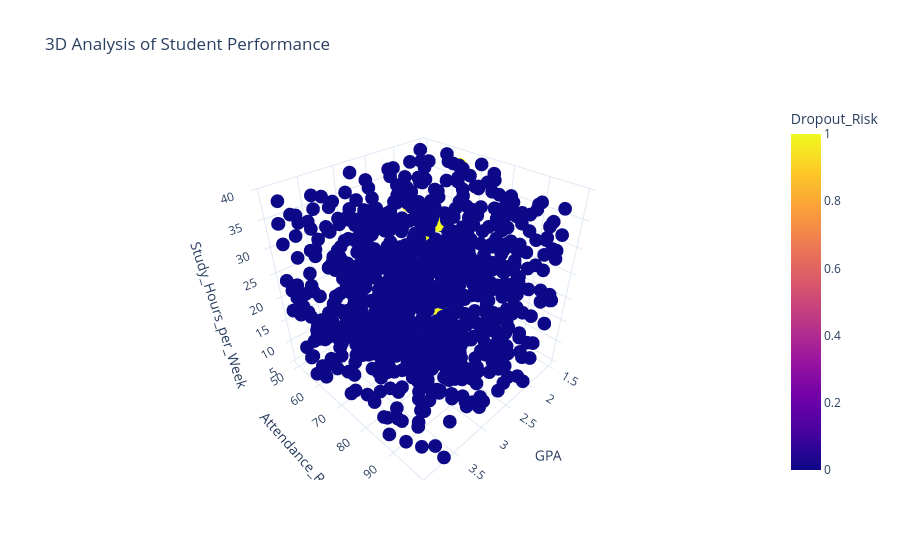

The cell this chart's notebook holds for it:
### Code cell
fig4 = px.scatter_3d(
    df,
    x="GPA",
    y="Attendance_Rate",
    z="Study_Hours_per_Week",
    color="Dropout_Risk",
    hover_data=["Student_ID", "Courses_Failed"],
    title="3D Analysis of Student Performance",
    template="plotly_white"
)

fig4.show()

### Figure 1 — Plotly figure (JSON) as saved in the notebook; plotly's stock layout.template omitted (floating-point values rounded to 4 significant figures; data arrays with more than 128 entries replaced by an {"elided": "..."} marker saying what was removed)
{"data": [{"customdata": {"elided": "1000x2 int values"}, "hovertemplate": "GPA=%{x}<br>Attendance_Rate=%{y}<br>Study_Hours_per_Week=%{z}<br>Student_ID=%{customdata[0]}<br>Courses_Failed=%{customdata[1]}<br>Dropout_Risk=%{marker.color}<extra></extra>", "legendgroup": "", "marker": {"color": {"elided": "1000 int values"}, "coloraxis": "coloraxis", "symbol": "circle"}, "mode": "markers", "name": "", "scene": "scene", "showlegend": false, "type": "scatter3d", "x": {"elided": "1000 float values"}, "y": {"elided": "1000 float values"}, "z": {"elided": "1000 int values"}}], "layout": {"coloraxis": {"colorbar": {"title": {"text": "Dropout_Risk"}}, "colorscale": [[0, "#0d0887"], [0.1111, "#46039f"], [0.2222, "#7201a8"], [0.3333, "#9c179e"], [0.4444, "#bd3786"], [0.5556, "#d8576b"], [0.6667, "#ed7953"], [0.7778, "#fb9f3a"], [0.8889, "#fdca26"], [1, "#f0f921"]]}, "legend": {"tracegroupgap": 0}, "scene": {"domain": {"x": [0, 1], "y": [0, 1]}, "xaxis": {"title": {"text": "GPA"}}, "yaxis": {"title": {"text": "Attendance_Rate"}}, "zaxis": {"title": {"text": "Study_Hours_per_Week"}}}, "title": {"text": "3D Analysis of Student Performance"}}}
